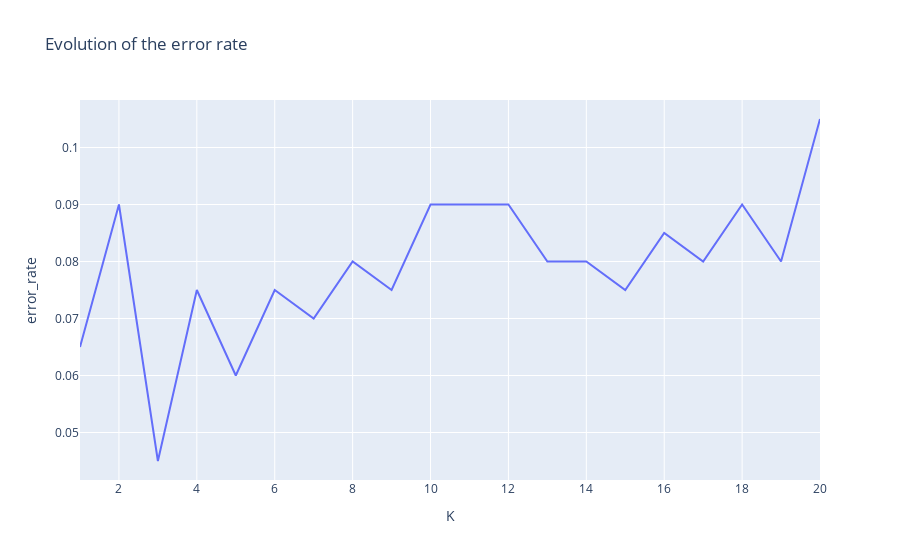

The cell this chart's notebook holds for it:
### Code cell
px.line(df_analyse_error_rate,x='K', y='error_rate', title='Evolution of the error rate')

### Figure 1 — Plotly figure (JSON) as saved in the notebook; plotly's stock layout.template omitted (floating-point values rounded to 4 significant figures)
{"data": [{"hovertemplate": "K=%{x}<br>error_rate=%{y}<extra></extra>", "legendgroup": "", "line": {"color": "#636efa", "dash": "solid"}, "marker": {"symbol": "circle"}, "mode": "lines", "name": "", "orientation": "v", "showlegend": false, "type": "scatter", "x": [1, 2, 3, 4, 5, 6, 7, 8, 9, 10, 11, 12, 13, 14, 15, 16, 17, 18, 19, 20], "xaxis": "x", "y": [0.065, 0.09, 0.045, 0.075, 0.06, 0.075, 0.07, 0.08, 0.075, 0.09, 0.09, 0.09, 0.08, 0.08, 0.075, 0.085, 0.08, 0.09, 0.08, 0.105], "yaxis": "y"}], "layout": {"legend": {"tracegroupgap": 0}, "title": {"text": "Evolution of the error rate"}, "xaxis": {"anchor": "y", "domain": [0, 1], "title": {"text": "K"}}, "yaxis": {"anchor": "x", "domain": [0, 1], "title": {"text": "error_rate"}}}}
